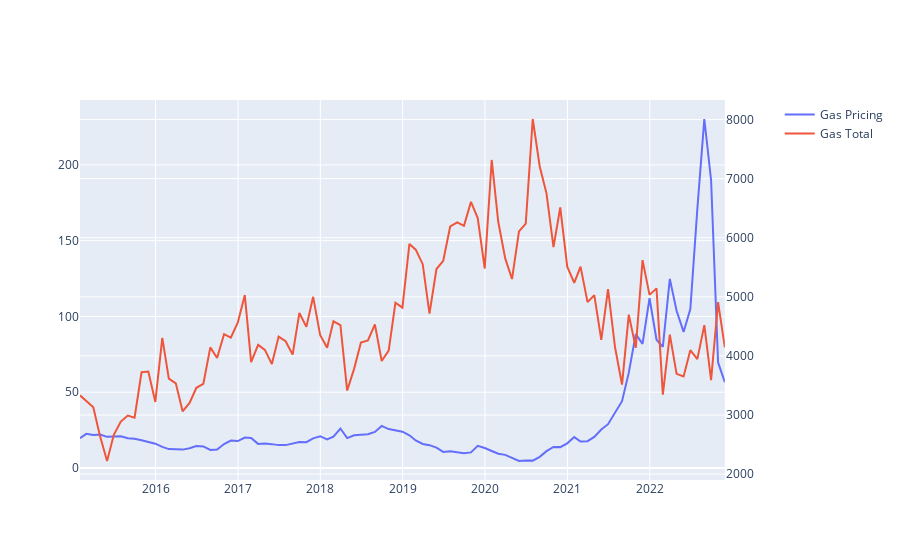

Notebook cell for this chart:
### Code cell
fig = make_subplots(specs=[[{"secondary_y": True}]])

fig.add_trace(
        go.Scatter(x=combined_data["Start"], y=combined_data["Last Price"], name="Gas Pricing"), secondary_y= False
)

fig.add_trace(
        go.Scatter(x=combined_data["Start"], y=combined_data["Fossil Gas  - Actual Aggregated [MW]"], name = "Gas Total"), secondary_y= True
)
